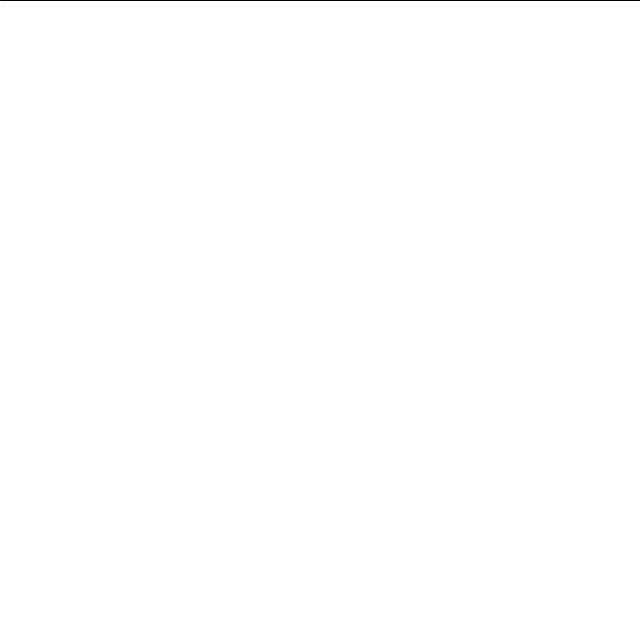
Frame 1 (no input)
Frame 60 (the mouse pressed at the canvas centre just before this capture): identical to frame 1, image omitted
Frame 120 (the mouse held since frame 60 and released just before this capture): identical to frame 1, image omitted

The Processing sketch that drew this single still picture (run headless with seeded random() and noise(); from frame 60 on, the mouse is pressed at the canvas centre):

// Processing sketch: LinearReggresionOrdinaryLeastSquares
// ── LinearReggresionOrdinaryLeastSquares.pde

ArrayList<Point> points;

private double m,b;

void setup(){
  size(640,640);
  points = new ArrayList<Point>();
  repaint();
}

void repaint(){
  background(255);
  for(Point p : points){
    p.render();
  }
  println(Reg(10));
  line(0,Reg(0), width, Reg(width));
}

void draw(){
  
}

void mousePressed(){
  points.add(new Point(mouseX,mouseY));
  calcRegression();
  repaint();
 
}

float Reg(float x){
  return (float)m*x + (float)b;
}

void calcRegression() {
  double X = 0;
  double Y = 0;
  for(Point p : points){
    X += p.x;
    Y += p.y;
  }
  X/=points.size();
  Y/=points.size();
  
  double num = 0;
  double den = 0;
  for(Point p : points){
    num += (p.x - X) * (p.y - Y);
    den += (p.x - X) * (p.x - X);
  }
  m = num/den;
  b = Y - m * X;
}


class Point{
 
  float x,y;
  
  Point(float x, float y){
    this.x = x;
    this.y = y;
    
  }
  
  void render(){
    stroke(0);
    strokeWeight(6);
    point(x,y);
  }
  
}
